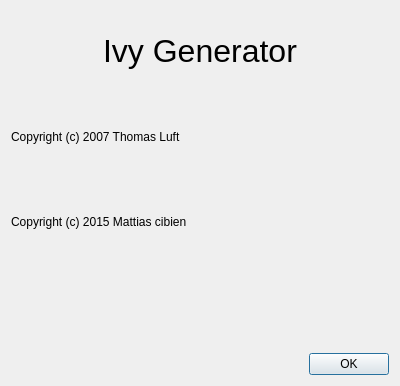
<?xml version="1.0" encoding="UTF-8"?>
<ui version="4.0">
 <class>AboutDialog</class>
 <widget class="QDialog" name="AboutDialog">
  <property name="geometry">
   <rect>
    <x>0</x>
    <y>0</y>
    <width>400</width>
    <height>386</height>
   </rect>
  </property>
  <property name="windowTitle">
   <string>Dialog</string>
  </property>
  <layout class="QVBoxLayout" name="verticalLayout">
   <item>
    <widget class="QLabel" name="titleLabel">
     <property name="font">
      <font>
       <pointsize>24</pointsize>
      </font>
     </property>
     <property name="text">
      <string>Ivy Generator</string>
     </property>
     <property name="alignment">
      <set>Qt::AlignCenter</set>
     </property>
    </widget>
   </item>
   <item>
    <widget class="QLabel" name="label">
     <property name="text">
      <string>Copyright (c) 2007 Thomas Luft</string>
     </property>
    </widget>
   </item>
   <item>
    <widget class="QLabel" name="label_2">
     <property name="text">
      <string>Copyright (c) 2015 Mattias cibien</string>
     </property>
    </widget>
   </item>
   <item>
    <widget class="QLabel" name="label_3">
     <property name="text">
      <string/>
     </property>
     <property name="pixmap">
      <pixmap resource="ivygen.qrc">:/images/resources/images/icon_big.png</pixmap>
     </property>
     <property name="alignment">
      <set>Qt::AlignCenter</set>
     </property>
    </widget>
   </item>
   <item>
    <widget class="QDialogButtonBox" name="buttonBox">
     <property name="orientation">
      <enum>Qt::Horizontal</enum>
     </property>
     <property name="standardButtons">
      <set>QDialogButtonBox::Ok</set>
     </property>
    </widget>
   </item>
  </layout>
 </widget>
 <resources>
  <include location="ivygen.qrc"/>
 </resources>
 <connections>
  <connection>
   <sender>buttonBox</sender>
   <signal>accepted()</signal>
   <receiver>AboutDialog</receiver>
   <slot>accept()</slot>
   <hints>
    <hint type="sourcelabel">
     <x>248</x>
     <y>254</y>
    </hint>
    <hint type="destinationlabel">
     <x>157</x>
     <y>274</y>
    </hint>
   </hints>
  </connection>
  <connection>
   <sender>buttonBox</sender>
   <signal>rejected()</signal>
   <receiver>AboutDialog</receiver>
   <slot>reject()</slot>
   <hints>
    <hint type="sourcelabel">
     <x>316</x>
     <y>260</y>
    </hint>
    <hint type="destinationlabel">
     <x>286</x>
     <y>274</y>
    </hint>
   </hints>
  </connection>
 </connections>
</ui>
